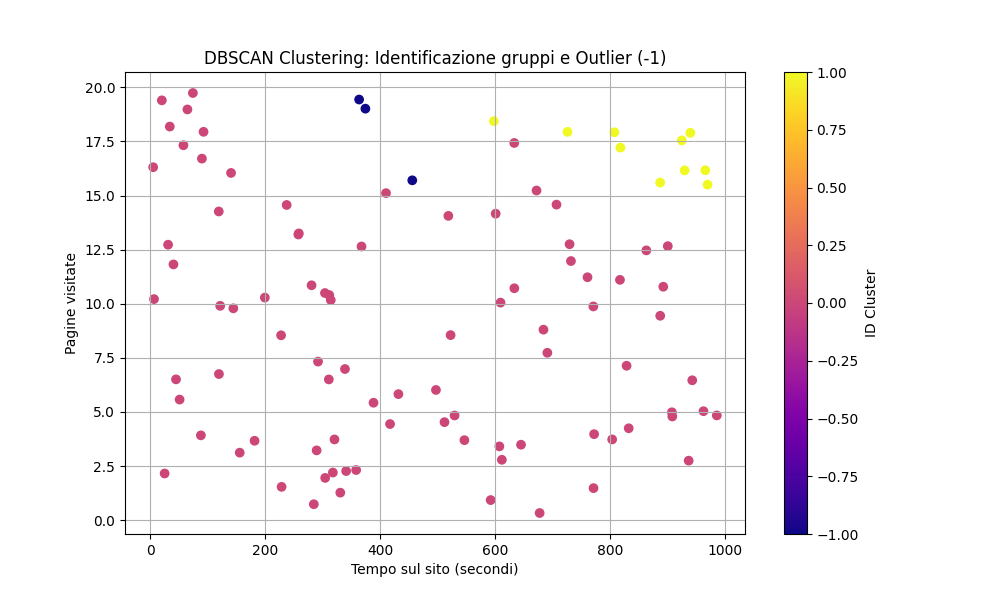

Write Python code to recreate this figure.
import numpy as np
import matplotlib.pyplot as plt
from sklearn.cluster import DBSCAN
from sklearn.preprocessing import StandardScaler

# 1. Creazione dati X (Feature Space)
# Generiamo dati casuali per simulare il comportamento degli utenti
np.random.seed(42)
X = np.random.rand(100, 2) * [1000, 20] # Tempo fino a 1000s, Pagine fino a 20

# 2. PREPROCESS - Scaling
# Senza questo, DBSCAN fallirebbe a causa delle diverse unità di misura
X_scaled = StandardScaler().fit_transform(X)

# 3. MODELLO DBSCAN (Unsupervised Learning)
# Usiamo eps=0.5 perché i dati ora sono scalati (media 0, varianza 1)
dbscan = DBSCAN(eps=0.5, min_samples=5)
db_clusters = dbscan.fit_predict(X_scaled)

# 4. VISUALIZZAZIONE
plt.figure(figsize=(10, 6))
scatter = plt.scatter(X[:, 0], X[:, 1], c=db_clusters, cmap='plasma')
plt.title("DBSCAN Clustering: Identificazione gruppi e Outlier (-1)")
plt.xlabel("Tempo sul sito (secondi)")
plt.ylabel("Pagine visitate")
plt.colorbar(scatter, label='ID Cluster')
plt.grid(True)
plt.show()
